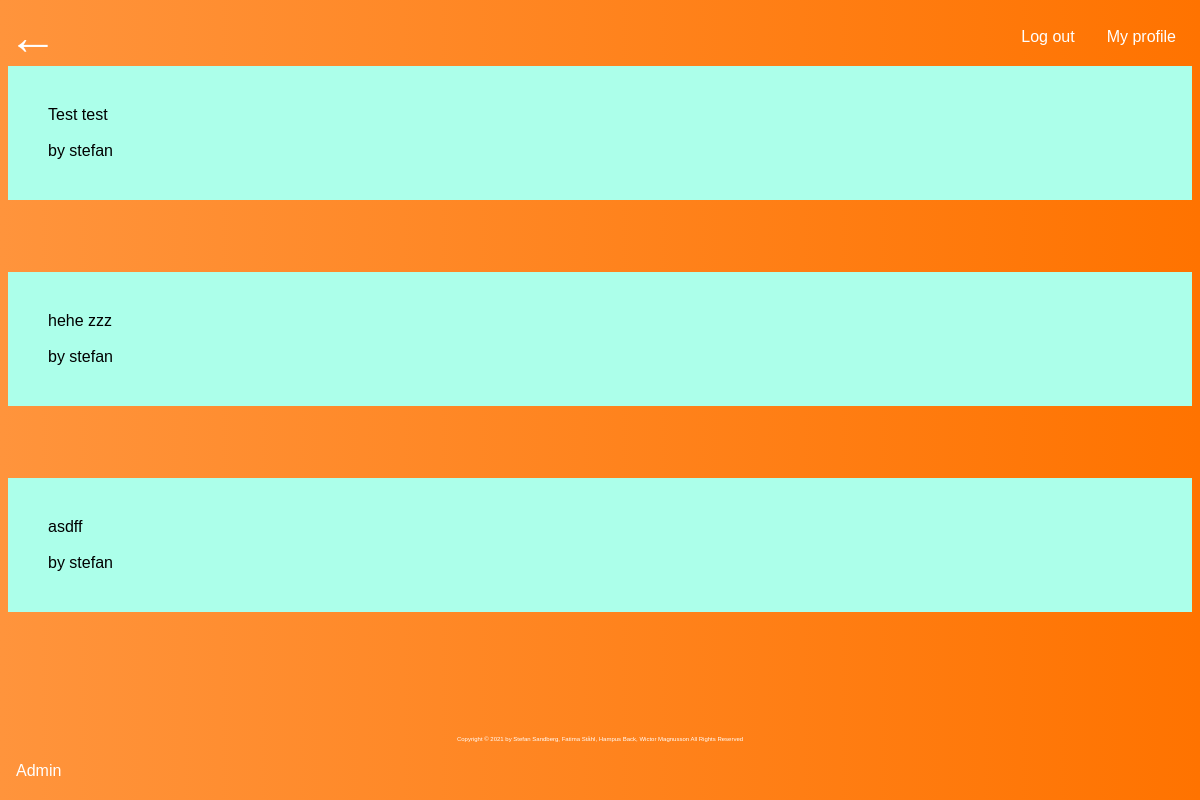
Page /news.php (signed in) on the committed database.
### tables this page shows
CREATE TABLE "News" (
	"newsID"	INTEGER,
	"userID"	INTEGER,
	"message"	TEXT,
	PRIMARY KEY("newsID")
);

CREATE TABLE "User" (
	"userID"	INTEGER,
	"username"	TEXT,
	"email"	TEXT,
	"passwordhash"	TEXT,
	"salt"	TEXT,
	"userType"	INTEGER,
	PRIMARY KEY("userID" AUTOINCREMENT)
);

### include/api_functions.php (the view, shortened to what this page needs)
<?php
    function displayNews() {
        $db = new SQLite3("db/database.db");
        $sql = "SELECT * FROM User JOIN News ON User.userID = News.userID ORDER BY newsID DESC";
        $stmt = $db->query($sql);
        while ($row = $stmt->fetchArray()) {
            echo "<div class='resultDiv'>";
            echo $row['message'];
            echo '<BR><BR>';
            echo 'by ' . $row['username'];
            echo "</div>";
            echo '<BR><BR><BR><BR>';
        }
    }
?>

### css/style.css (style rules this page uses)
body { background-image: linear-gradient(to right, rgb(255, 148, 60), rgb(255, 115, 0)); font-family: Verdana, Geneva, Tahoma, sans-serif; }
*, *::before, *::after { box-sizing: border-box; }
.resultDiv { display: flex; background-color: rgb(172, 255, 234); padding: 40px 40px; }

### rows in the picture
news: message "Test test", userID.username "stefan"
news: message "hehe zzz", userID.username "stefan"
news: message "asdff", userID.username "stefan"
